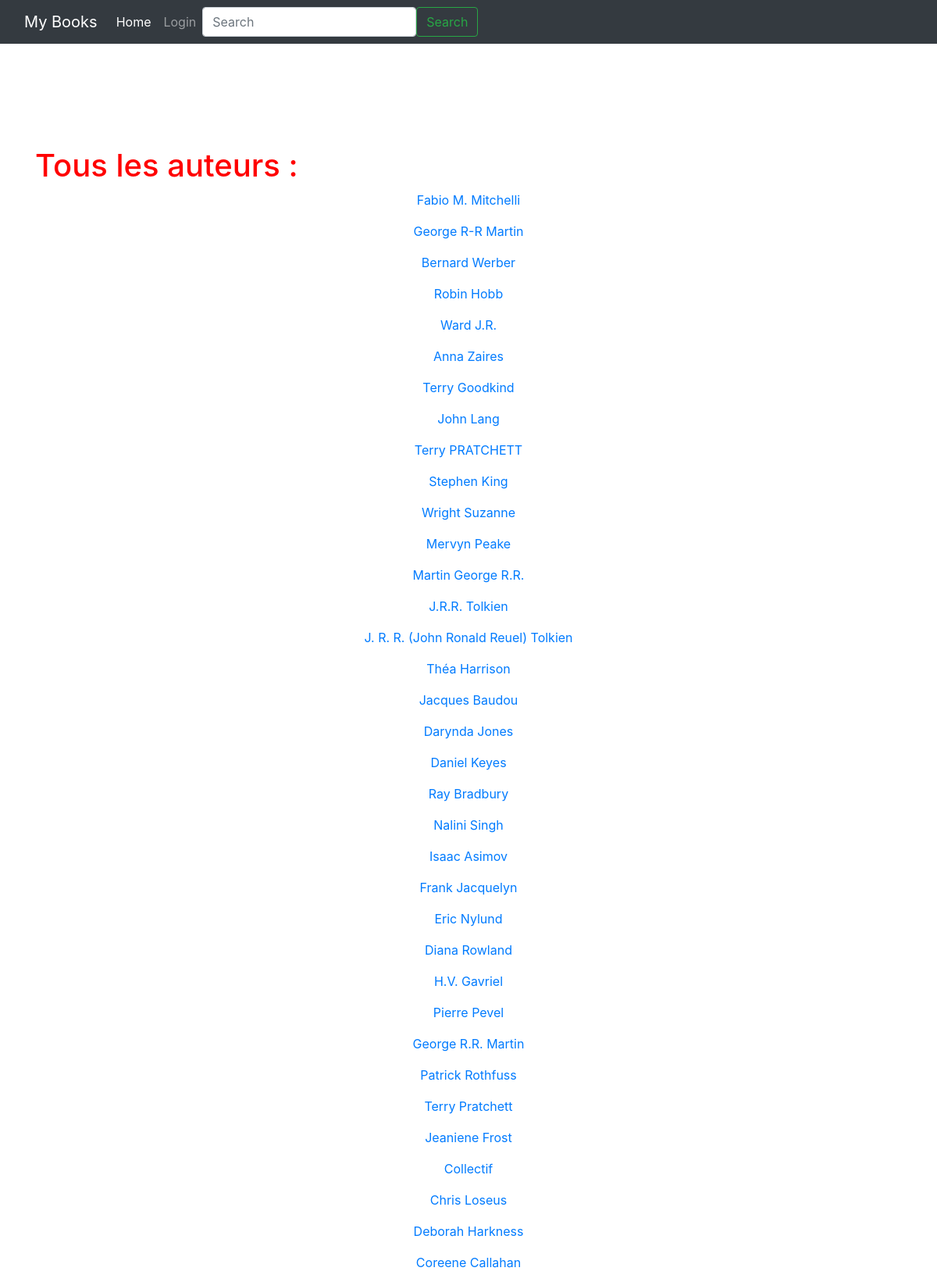
The page /author (upper part) on the database its author committed.
### tuto/models.py (models this page shows, shortened)
class Author(db.Model):
    __tablename__ = "Author"
    id = db.Column(db.Integer,primary_key=True)
    name = db.Column(db.String(100))

### tuto/views.py (the view)
@app.route("/author")
def home2():
    return render_template("author.html", title="Tous les auteurs :", authors=get_all_author())

### tuto/models.py (called while the page is built)
def get_all_author():
    return Author.query.all()

### tuto/templates/author.html
{% extends 'base.html' %}
{% block styles %}
{{ super() }}
<link rel="stylesheet" href="{{ url_for('static',
filename='home.css')}}">
{% endblock %}
{% block content %}
<h1>{{title}}</h1>
<div class="sample">
    {% for x in authors %}
    <a href="{{url_for('book_author', id=x.id)}}">
        <p>{{x.name}}</p>
    </a>
    {% endfor %}
</div>
{% endblock %}

### tuto/static/home.css (style rules this page uses)
h1 { color : red; }
div.sample { text-align: center; margin-left: 25%; margin-right: 25%; }

### rows shown on the page
Author: name "Fabio M. Mitchelli"
Author: name "George R-R Martin"
Author: name "Bernard Werber"
Author: name "Robin Hobb"
Author: name "Ward J.R."
Author: name "Anna Zaires"
Author: name "Terry Goodkind"
Author: name "John Lang"
Author: name "Terry PRATCHETT"
Author: name "Stephen King"
Author: name "Wright Suzanne"
Author: name "Mervyn Peake"
Author: name "Martin George R.R."
Author: name "J.R.R. Tolkien"
Author: name "J. R. R. (John Ronald Reuel) Tolkien"
Author: name "Théa Harrison"
Author: name "Jacques Baudou"
Author: name "Darynda Jones"
Author: name "Daniel Keyes"
Author: name "Ray Bradbury"
Author: name "Nalini Singh"
Author: name "Isaac Asimov"
Author: name "Frank Jacquelyn"
Author: name "Eric Nylund"
Author: name "Diana Rowland"
Author: name "H.V. Gavriel"
Author: name "Pierre Pevel"
Author: name "George R.R. Martin"
Author: name "Patrick Rothfuss"
Author: name "Terry Pratchett"
Author: name "Jeaniene Frost"
Author: name "Collectif"
Author: name "Chris Loseus"
Author: name "Deborah Harkness"
Author: name "Coreene Callahan"

### other values the page prints
{{ title }} "Tous les auteurs :"
